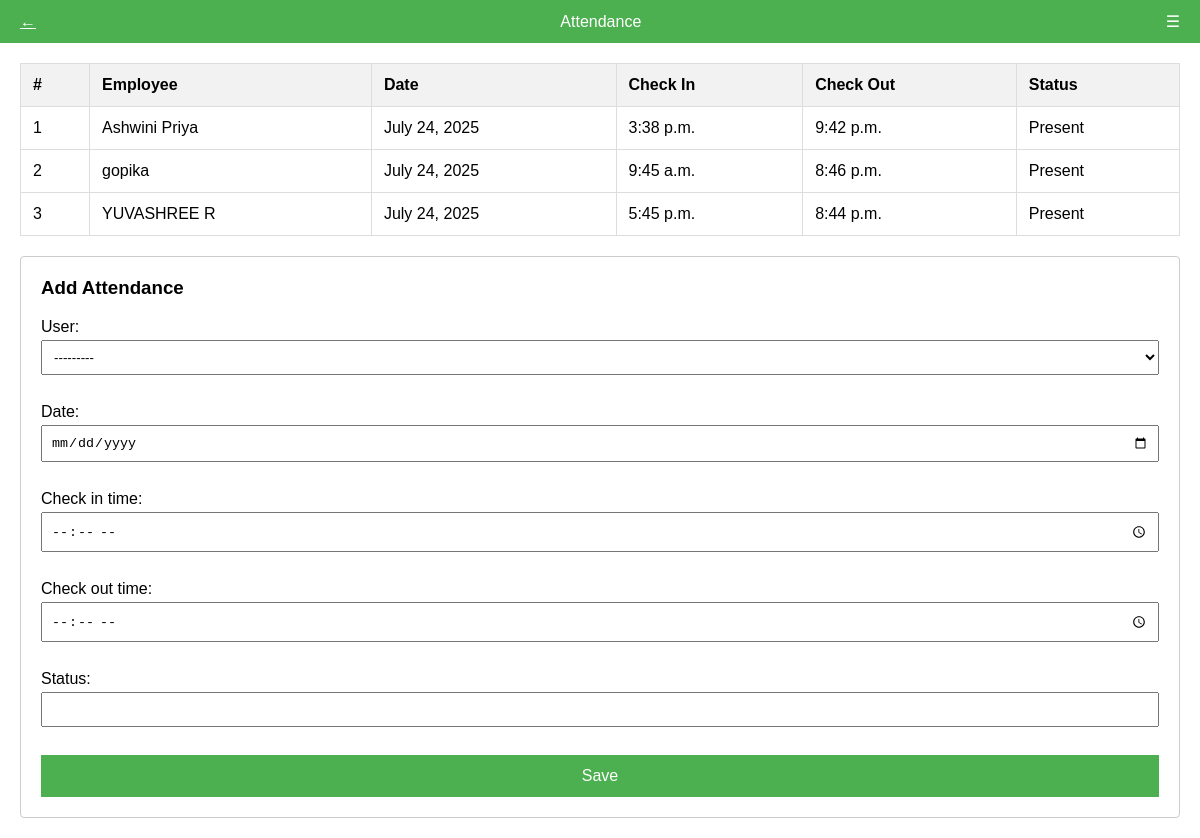
The page /attendance/ on the database its author committed.
### user/models.py (models this page shows, shortened)
class Attendance(models.Model):
    user = models.ForeignKey(Users, on_delete=models.CASCADE)
    date = models.DateField()
    check_in_time = models.TimeField()
    check_out_time = models.TimeField()
    status = models.CharField(max_length=50)

class Users(models.Model):
    role = models.ForeignKey(Roles, on_delete=models.SET_NULL, null=True)
    full_name = models.CharField(max_length=100)
    email = models.EmailField(unique=True)
    phone = models.CharField(max_length=15)
    password = models.CharField(max_length=128)
    profile_picture = models.ImageField(upload_to='profiles/', blank=True, null=True)
    date_joined = models.DateField(auto_now_add=True)
    status = models.CharField(max_length=50)
    def __str__(self):
        return self.full_name

### user/views.py (the view)
# urls.py: path('attendance/', views.attendance_view, name='attendance'),
def attendance_view(request):
    if request.method == 'POST':
        form = AttendanceForm(request.POST)
        if form.is_valid():
            form.save()
            return redirect('attendance')  # Redirect to the same page after saving
    else:
        form = AttendanceForm()
    records = Attendance.objects.select_related('user').order_by('-date')
    context = {
        'form': form,
        'records': records
    }
    return render(request, 'attendance.html', context)

### user/forms.py
class AttendanceForm(forms.ModelForm):
    class Meta:
        model = Attendance
        fields = ['user', 'date', 'check_in_time', 'check_out_time', 'status']
        widgets = {
            'date': forms.DateInput(attrs={'type': 'date'}),
            'check_in_time': forms.TimeInput(attrs={'type': 'time'}),
            'check_out_time': forms.TimeInput(attrs={'type': 'time'}),
        }

### user/context_processors.py (called while the page is built)
def notification_data(request):
    unread_notifications = Notifications.objects.filter(read_status=False).order_by('-created_at')[:5]
    unread_count = Notifications.objects.filter(read_status=False).count()
    return {
        'notifications': unread_notifications,
        'unread_count': unread_count,
    }

### user/templates/attendance.html (shortened to what this page needs)
<!DOCTYPE html>
<html lang="en">
<head>
</head>
<body>
<div class="header">
    <span><a href="{{ request.META.HTTP_REFERER|default:'/' }}" style="color: white;" class="back-button">
    ←
</a>
</span>
    <span>Attendance</span>
    <span>&#9776;</span>
  </div>
<div class="container">
  <table>
    <thead>
      <tr>
        <th>#</th>
        <th>Employee</th>
        <th>Date</th>
        <th>Check In</th>
        <th>Check Out</th>
        <th>Status</th>
      </tr>
    </thead>
    <tbody>
      {% for record in records %}
        <tr>
          <td>{{ forloop.counter }}</td>
          <td>{{ record.user.full_name }}</td>
          <td>{{ record.date }}</td>
          <td>{{ record.check_in_time }}</td>
          <td>{{ record.check_out_time|default:"--" }}</td>
          <td>{{ record.status }}</td>
        </tr>
      {% empty %}
        <tr>
          <td colspan="6">No attendance records found.</td>
        </tr>
      {% endfor %}
    </tbody>
  </table>
  <div class="form-section">
    <h3>Add Attendance</h3>
    <form method="POST">
      {{ form.as_p }}
      <button type="submit" class="submit-btn">Save</button>
    </form>
  </div>
</div>
</body>
</html>

### user/templates/attendance.html (style rules this page uses)
body { font-family: Arial, sans-serif; margin: 0; }
.header { background-color: #4CAF50; padding: 12px 20px; display: flex; align-items: center; justify-content: space-between; color: white; }
.container { padding: 20px; }
table { width: 100%; border-collapse: collapse; margin-bottom: 20px; }
th, td { padding: 12px; border: 1px solid #ddd; text-align: left; }
th { background-color: #f2f2f2; }
.form-section { border: 1px solid #ccc; padding: 20px; border-radius: 4px; }
.form-section h3 { margin-top: 0; }
.form-section input, .form-section select { width: 100%; padding: 8px; margin-top: 4px; margin-bottom: 12px; box-sizing: border-box; }
.submit-btn { background-color: #4CAF50; color: white; border: none; padding: 12px 20px; cursor: pointer; width: 100%; font-size: 16px; }

### rows shown on the page
Attendance: user.full_name "Ashwini Priya", date "July 24, 2025", check_in_time "3:38 p.m.", check_out_time "9:42 p.m.", status "Present"
Attendance: user.full_name "gopika", date "July 24, 2025", check_in_time "9:45 a.m.", check_out_time "8:46 p.m.", status "Present"
Attendance: user.full_name "YUVASHREE R", date "July 24, 2025", check_in_time "5:45 p.m.", check_out_time "8:44 p.m.", status "Present"
